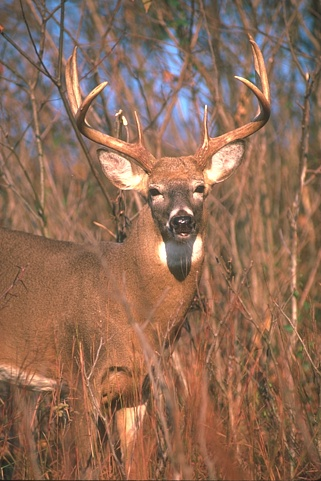
#> input picture analyze/104010.jpg, 321 x 481 px
$ python contorno.py
#> lines starting #> are read from the running program, lines starting #| are printed output that depends on the picture; after the words box and inside, x2 and y2 are one past the last pixel; in counts of white or black regions, pixels touching at a corner belong together
import cv2
import numpy as np

# Let's load a simple image with 3 black squares
image = cv2.imread('104010.jpg')
#> image is the input picture: shape (481, 321, 3); mean B, G, R 87.3, 107.8, 143.2

gray = cv2.cvtColor(image, cv2.COLOR_BGR2GRAY)
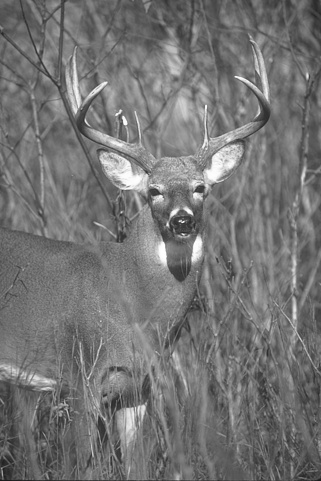
#> gray: shape (481, 321); min 24, max 255, mean 116

cv2.imshow('Source', gray)

ret,img = cv2.threshold(gray, 20, 255, 0)
#> img: shape (481, 321); every value is 255

cv2.imshow('Threshold', img)

edged = cv2.Canny(gray, 100, 200)
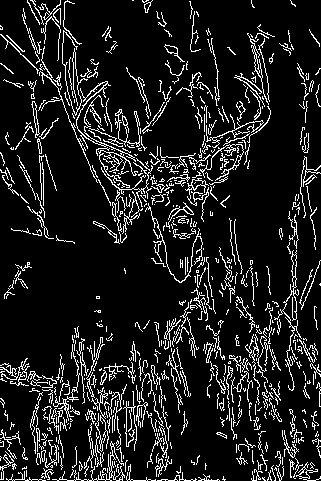
#> edged: shape (481, 321); 11.8% white in thin lines or dots

contours, hierarchy = cv2.findContours(edged, cv2.RETR_EXTERNAL, cv2.CHAIN_APPROX_NONE)
#> contours = 622 contours, 572 with area under 20; largest, box (x1, y1, x2, y2) and area: (76, 81, 138, 188) 206, (274, 250, 302, 391) 147, (185, 178, 209, 206) 112, (52, 441, 125, 481) 106, (200, 144, 244, 181) 101
#contours, hierarchy = cv2.findContours(gray, cv2.RETR_EXTERNAL , cv2.CHAIN_APPROX_SIMPLE)

cv2.imshow('Canny Edges After Contouring', edged)

cv2.drawContours(image, contours, -1, (255, 0, 255), 1)
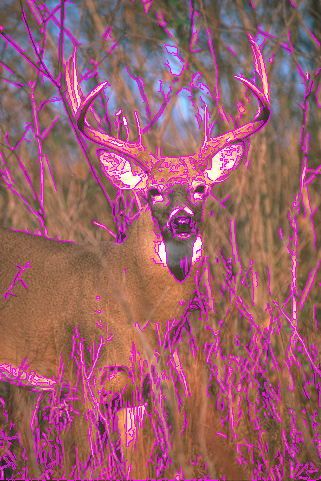
#> image: shape (481, 321, 3); 11.64% of pixels changed, all inside (x1, y1, x2, y2) = (0, 0, 321, 481)

cv2.imshow('Contours', image)

cv2.waitKey(0)
cv2.destroyAllWindows()

$ run again, with analyze/2018.png saved as analyze/104010.jpg
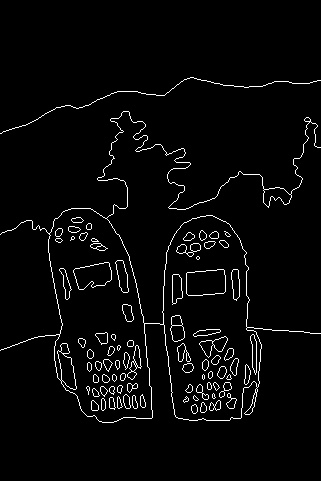
#> input picture analyze/2018.png, 321 x 481 px
#> image is the input picture: shape (481, 321, 3); min 0, max 255, mean 8.5
#> img: shape (481, 321); 3.3% white in thin lines or dots, all inside (x1, y1, x2, y2) = (0, 77, 321, 423)
#> `edged = cv2.Canny(gray, 100, 200)`:
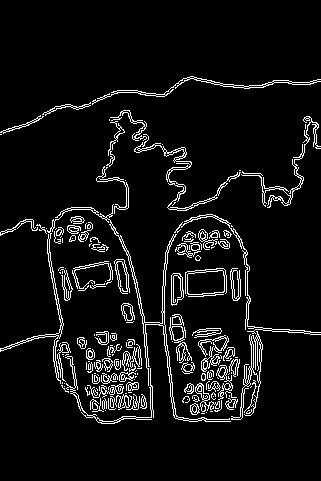
#> edged: shape (481, 321); 6.8% white in thin lines or dots, all inside (x1, y1, x2, y2) = (0, 76, 321, 424)
#> contours = 167 contours, 108 with area under 20; largest, box (x1, y1, x2, y2) and area: (0, 204, 231, 422) 1313, (185, 268, 227, 297) 892, (231, 331, 263, 420) 560, (134, 134, 241, 211) 458, (92, 76, 321, 105) 440
#> `cv2.drawContours(image, contours, -1, (255, 0, 255), 1)`:
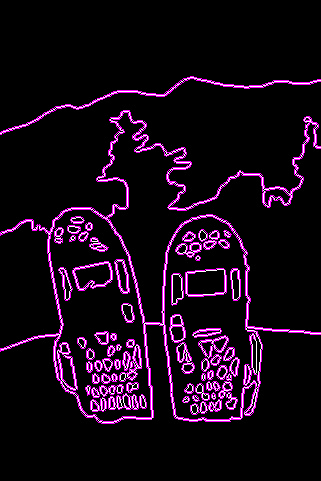
#> image: shape (481, 321, 3); 6.04% of pixels changed, all inside (x1, y1, x2, y2) = (0, 76, 321, 424)
